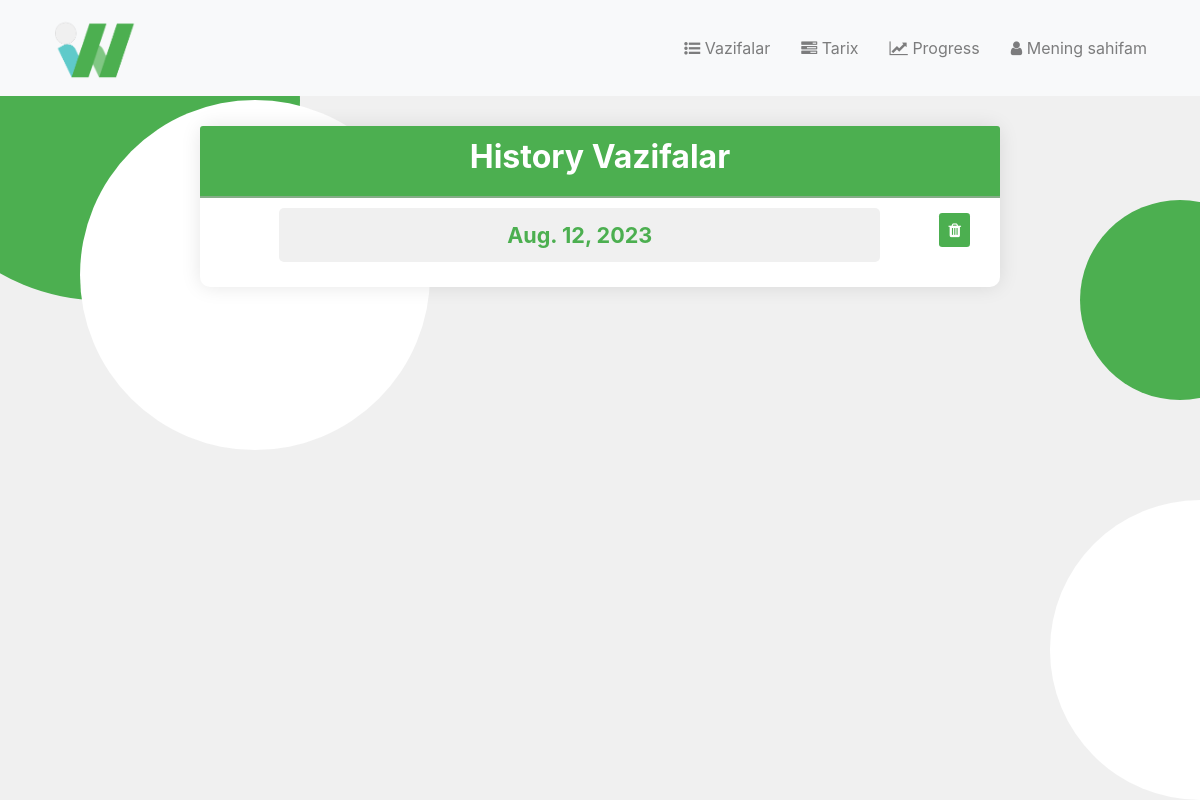
The page /historyVazifa/ (signed in) on the database as committed earlier.
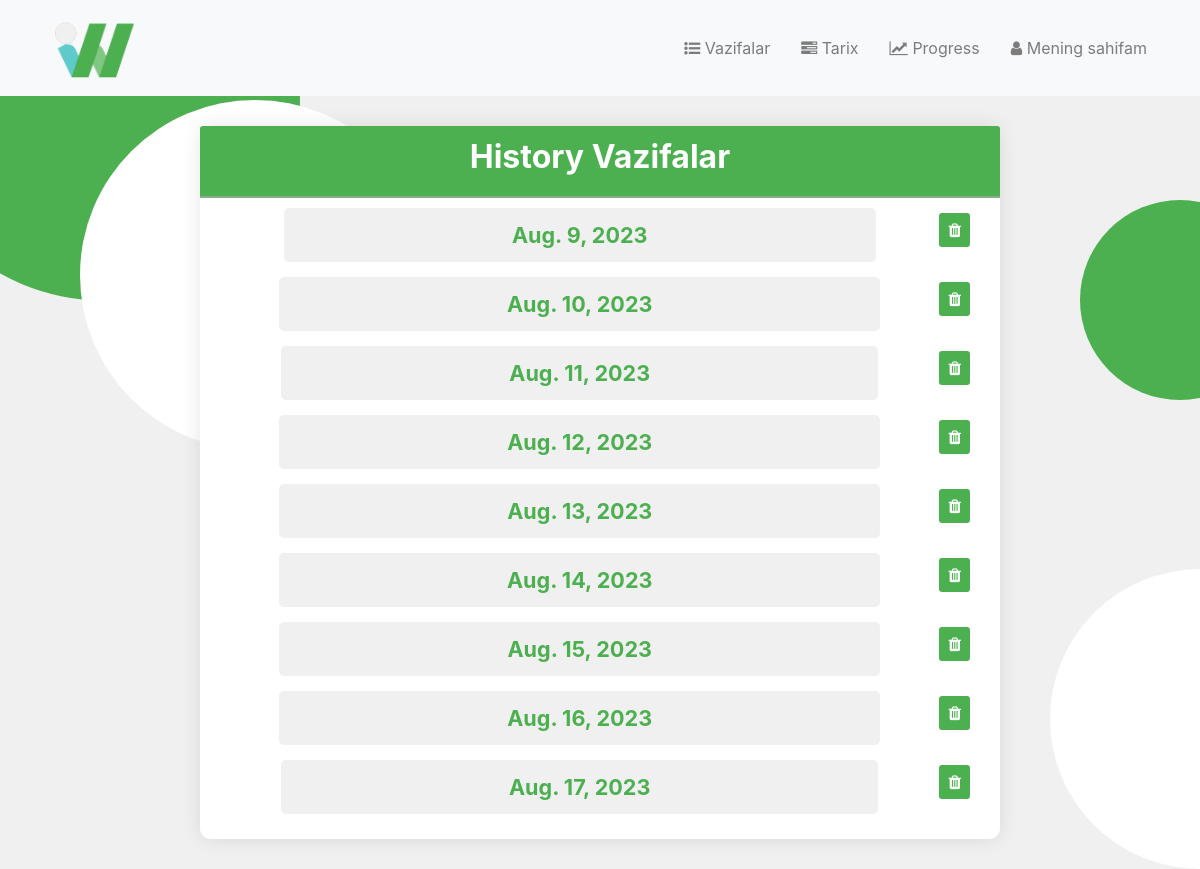
The same page on the database as committed later.
### to_do_list/models.py (models this page shows, shortened)
class DateBajarildiModel(models.Model):
    foydalanuvchi = models.ForeignKey(User, on_delete=models.CASCADE, null=True, blank=True)
    date = models.DateField()
    class Meta:
        ordering = ['date']

### to_do_list/views.py (the view)
# urls.py: path("historyVazifa/", views.historyVazifa, name='historyVazifa'),
def historyVazifa(request):
    date_now = timezone.localdate()
    modelMe = DateBajarildiModel.objects.filter(
        date__lte = date_now,
        foydalanuvchi=request.user,
    ).values() # historyVazifalar
    last_10kun = date_now - timezone.timedelta(days=10)
    if not request.user.is_staff:
        DateBajarildiModel.objects.filter(
            date__lt=last_10kun,
            foydalanuvchi=request.user
        ).delete()
    return render(request, "to_do_list/historyVazifa.html", {"modelMe": modelMe})

### to_do_list/templates/to_do_list/historyVazifa.html (shortened to what this page needs)
{% extends 'to_do_list/layout.html' %}
{% block head %}
    {% load static %}
    <link rel="stylesheet" href="{% static 'to_do_list/read_style.css' %}">
{% endblock %}
{% block content %}
    <div class="container">
        <div class="row justify-content-center">
            <div class="card">
                <div class="card-header">
                    <h2>History Vazifalar</h2>
                </div>
                <div class="card-body">
                        {% for i in modelMe %}
                        <div class="dat">
                                <a href="{% url 'bajarilganVazifalar' i.id %}" class="item" style="text-decoration: none; color:#4caf50; margin-left: auto; margin-right: 0px; background-color: #f0f0f0; display: flex; align-items: center; justify-content: center; font-size: large;">
                            <div class="" style="margin-left: auto; margin-right: 0px; background-color: #f0f0f0; display: flex; align-items: center; justify-content: center; font-size: larger;">
                                        <strong>{{ i.date }}</strong>
                            </div>
                                </a>
                            <div class="delete-btn" >
                                <a href="{% url 'historyDeleteDate' i.id %}" class="btn btn-sm btn-danger" style="margin-right: auto; margin-left:0px;">
                                    <i class="fa fa-trash"></i>
                                </a>
                            </div>
                        </div>
                        {% endfor %}
                </div>
            </div>
        </div>
    </div>
{% endblock %}

### to_do_list/templates/to_do_list/layout.html (shortened to what this page needs)
{% load static %}
<!DOCTYPE html>
<html lang="en">
<head>
    <link rel="stylesheet" href="https://maxcdn.bootstrapcdn.com/bootstrap/4.5.2/css/bootstrap.min.css">
    <link rel="stylesheet" href="https://cdnjs.cloudflare.com/ajax/libs/font-awesome/4.7.0/css/font-awesome.min.css">
    {% block head %}
    {% endblock %}
</head>
<body>
    <div class="cool-background">
        <div class="circle circle-green-2"></div>
        <div class="circle circle-white-2"></div>
    </div>
   <nav class="navbar navbar-expand-lg navbar-light bg-light">
        <div class="container">
            <a class="navbar-brand" href="#">
                {% load static %}
                <span class="logo-icon"><img src="{% static 'to_do_list/media/Untitled.png' %}" class="image" style="height: 70px; width: 100px;"></span>
            </a>
            <div class="collapse navbar-collapse" id="navbarNav">
                <ul class="navbar-nav ml-auto">
                    <li class="nav-item">
                        <a class="nav-link" href="{% url 'readVazifa' %}"><i class="fa fa-list-ul"></i> Vazifalar</a>
                    </li>
                    <li class="nav-item">
                        <a class="nav-link" href="/historyVazifa/"><i class="fa fa-tasks"></i> Tarix</a>
                    </li>
                    <li class="nav-item">
                        <a class="nav-link" href="{% url 'progress' %}"><i class="fa fa-chart-line">&#xf201;</i> Progress</a>
                    </li>
                    <li class="nav-item">
                        <a class="nav-link" href="/profileFoydalanuvchi/"><i class="fa fa-user"></i> Mening sahifam</a>
                    </li>
                </ul>
            </div>
        </div>
    </nav>
    {% block content %}
    {% endblock %}
</body>
</html>

### to_do_list/static/to_do_list/read_style.css (style rules this page uses)
body { background-color: #f0f0f0; padding: 20px; }
.cool-background { position: absolute; top: 0; left: 0; width: 100%; height: 100%; overflow: hidden; }
.circle { position: absolute; border-radius: 50%; }
.circle-green-2 { width: 200px; height: 200px; background-color: #4caf50; top: 200px; right: -80px; }
.circle-white-2 { width: 300px; height: 300px; background-color: #fff; bottom: 0; right: -150px; }
.card { max-width: 800px; width: 800px; margin: 10px; border: none; border-radius: 10px; background-color: #fff; box-shadow: 0 0 20px rgba(0, 0, 0, 0.1); }
.card-header { background-color: #4caf50; color: #fff; text-align: center; font-weight: bold; border-bottom: none; border-top-left-radius: 10px; border-top-right-radius: 10px; border-bottom: 2px solid rgba(173, 173, 173, 0.603); }
.card-body { margin-top: -10px; margin-bottom: -10px; }
.card-header h2 { font-weight: 700; }
.item { display: flex; padding: 10px; padding-left: 15px; margin-bottom: -15px; background-color: #f0f0f0ce; border-radius: 5px; }
.btn { background-color: #4caf50; border: none; color: white; padding: 5px 9px; font-size: 16px; cursor: pointer; display: block; margin-right: 5px; }
.navbar { overflow: hidden; top:-20px; left: -20px; margin-right: -40px; background-color: #ffffff8e; }
.nav-item { margin-left:15px; }

### to_do_list/templates/to_do_list/historyVazifa.html (style rules this page uses)
.dat { display: flex; padding-left:0px; margin-left: auto; margin-right:0px; margin-bottom:30px; }
.item { margin-left: 0px; margin-right: 10px; padding-left:30%; padding-right:30%; padding-top: 5px; padding-bottom:5px; }
.delete-btn { margin-top: 5px; margin-right:10px; margin-left:auto; height: inherit; }

Rows that differ between the two databases and show on the page:
added DateBajarildiModel: date "Aug. 9, 2023"
added DateBajarildiModel: date "Aug. 10, 2023"
added DateBajarildiModel: date "Aug. 11, 2023"
added DateBajarildiModel: date "Aug. 13, 2023"
added DateBajarildiModel: date "Aug. 14, 2023"
added DateBajarildiModel: date "Aug. 15, 2023"
added DateBajarildiModel: date "Aug. 16, 2023"
added DateBajarildiModel: date "Aug. 17, 2023"
